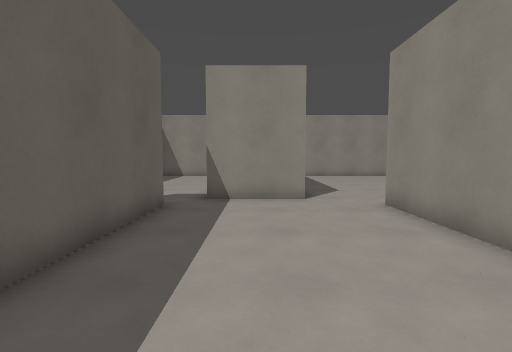
view 1 (above)

24 first-person views from a walk through a level from a Godot 3-D game. The camera is 1.3 m above the floor, tilts 4° down and sees 85° across. The floor is counted in squares, 1 m on a side. Each view is taken from the middle of a square. On the plan, view 1 faces up. The plan holds only what a view shows up to about 13 squares ahead; the rest is blank. Surface patterns are stand-ins for the level's own textures.

view 2
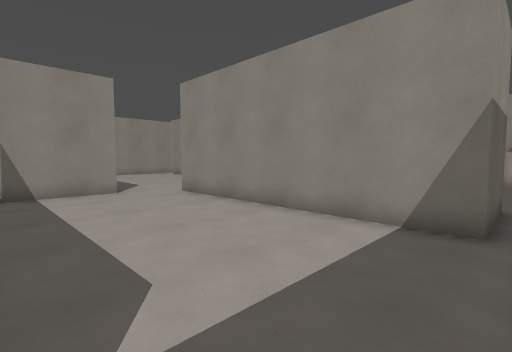

view 3
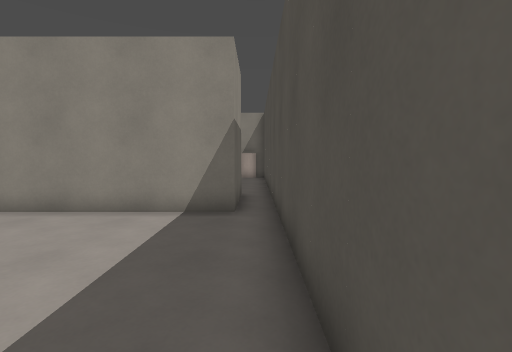

view 4
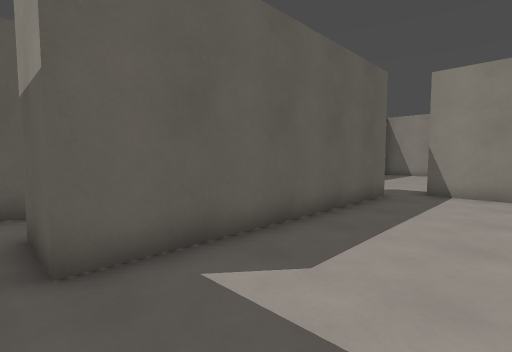

view 5
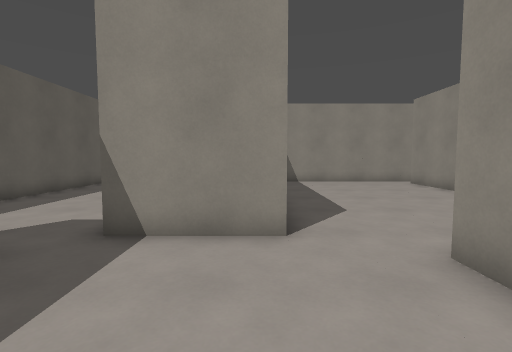

view 6
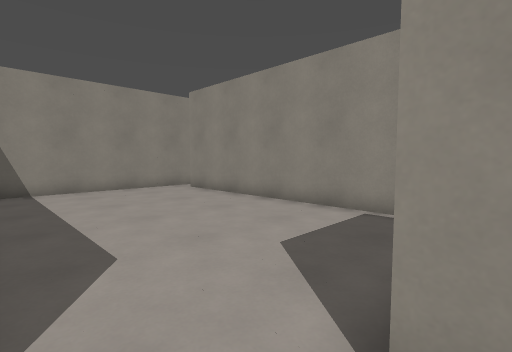

view 7
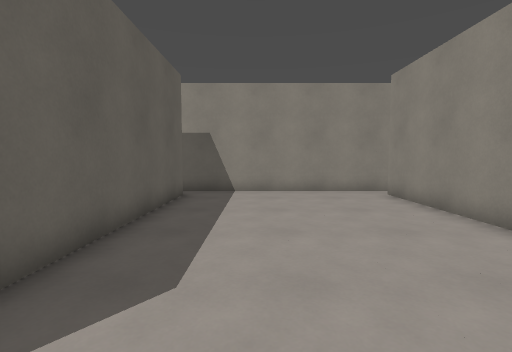

view 8
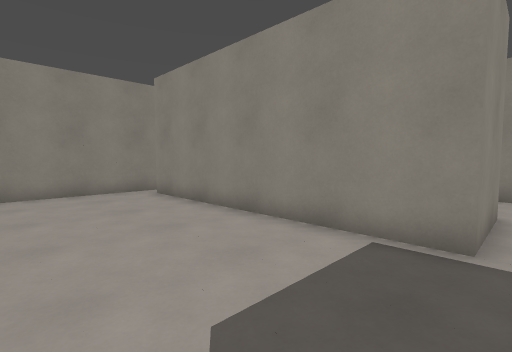

view 9
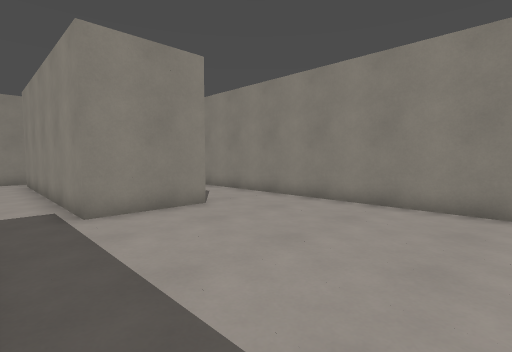

view 10
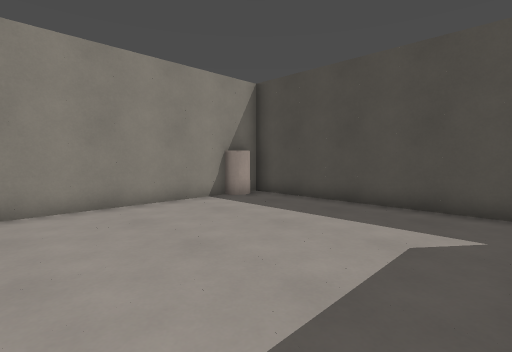

view 11
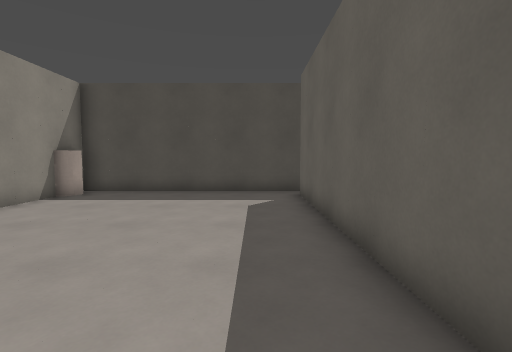

view 12
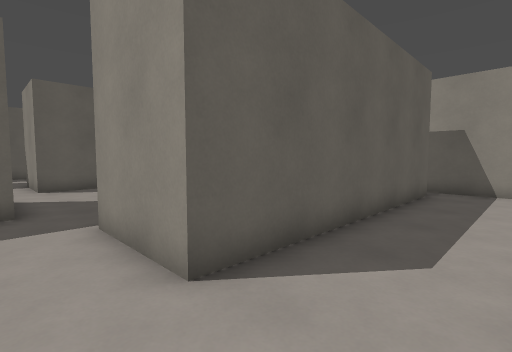

view 13
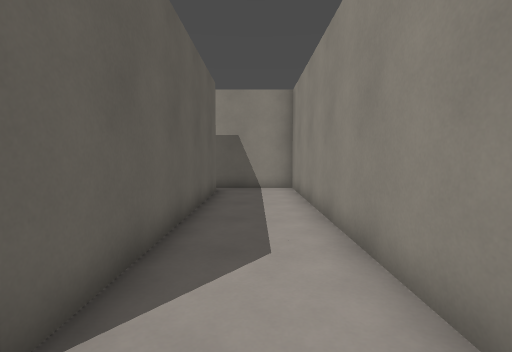

view 14
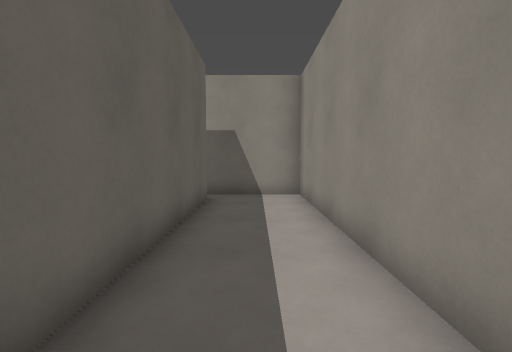

view 15
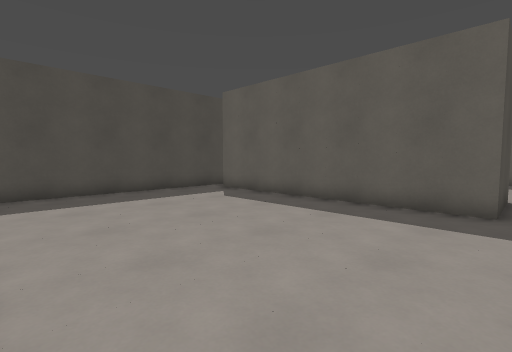

view 16
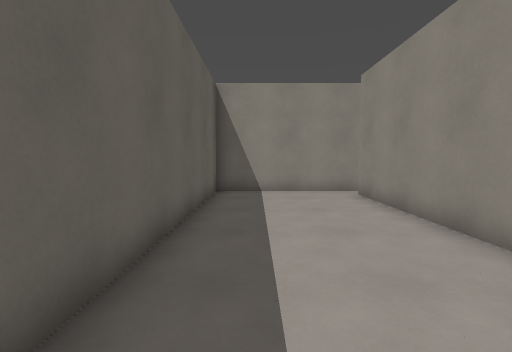

view 17
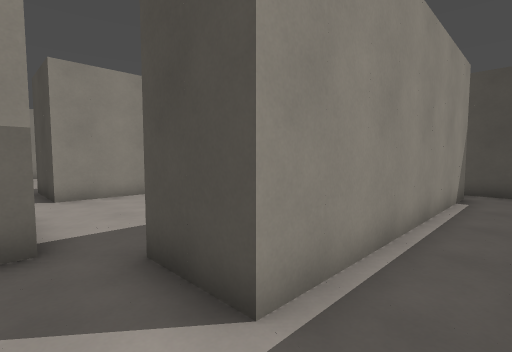

view 18
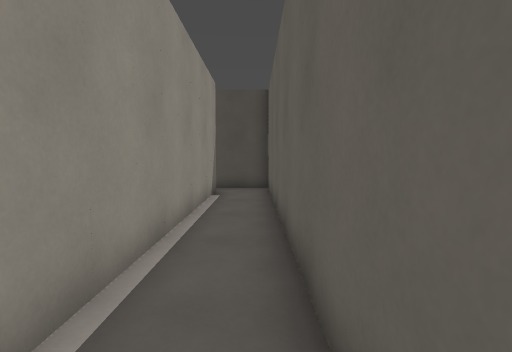

view 19
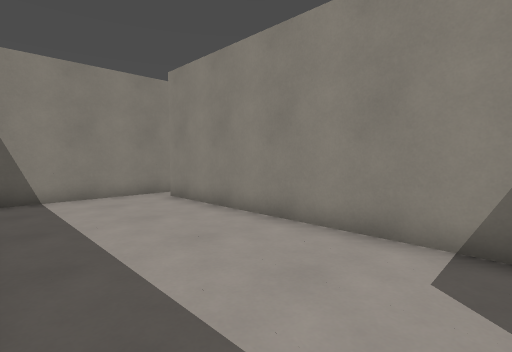

view 20
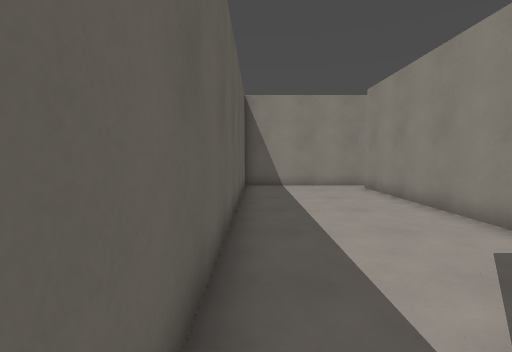

view 21
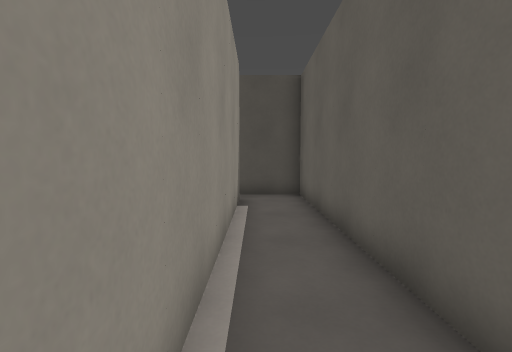

view 22
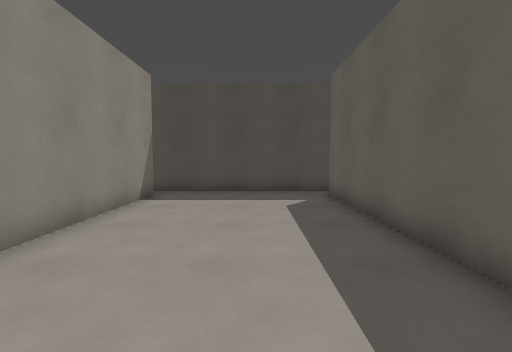

view 23
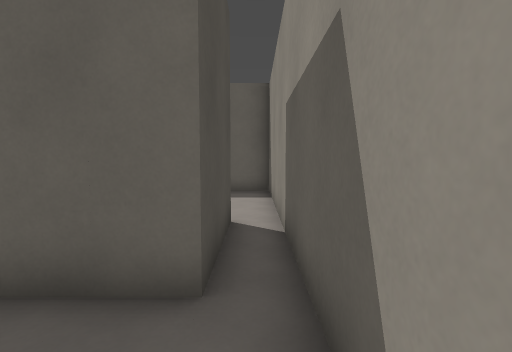

view 24
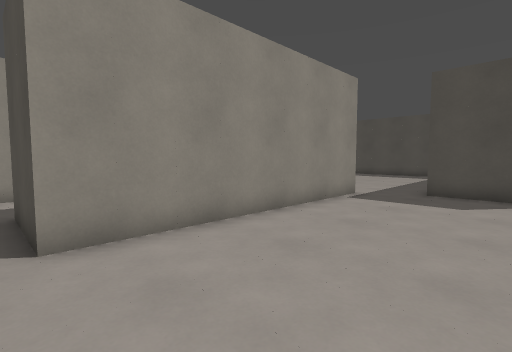

### Floor plan
Points are (right, up) in squares from view 1. A wall is a line through its corners. A room is listed if a view was taken in it or the views show most of it. See-through windows are left out.
Room 1 (views 1, 2, 3, 4, 5, 6, 22)
walls: (-2.5, 7.5) (-2.5, -1.5) (-4.5, -1.5); (0.5, 8.5) (-1.5, 8.5); (3.5, -1.5) (3.5, 7.5); (-4.5, -2.5) (3.5, -2.5)
ways out: opening at (2, 8) to room 2; opening at (4, -2) to room 3; opening at (-3.5, -2) to room 4; opening at (-2, 8) to room 4
Room 2 (views 7, 8, 23, 24)
walls: (3.5, 7.5) (6.5, 7.5); (8.5, 8.5) (8.5, 17.5); (9, 18.5) (-1.5, 18.5); (-1.5, 17.5) (1.5, 17.5) (1.5, 8.5) (0.5, 8.5)
ways out: opening at (2, 8) to room 1; opening at (7.5, 7.5) to room 3; opening at (9, 18) to room 3; opening at (-1, 18) to room 4
Room 3 (views 9, 10, 11, 12, 13, 14, 15)
walls: (6.5, 7.5) (6.5, -1.5) (3.5, -1.5); (14.5, -1.5) (14.5, 18.5) (11.2, 18.5); (3.5, -2.5) (14.5, -2.5); (8.5, 17.5) (11.5, 17.5) (11.5, 8.5) (8.5, 8.5)
ways out: opening at (4, -2) to room 1; opening at (7.5, 7.5) to room 2; opening at (9, 18) to room 2
objects: other object (14, -2) to (15, -1)
Room 4 (views 16, 17, 18, 19, 20, 21)
walls: (-1.5, 8.5) (-1.5, 17.5); (-1.5, 18.5) (-6.5, 18.5) (-6.5, -2.5) (-4.5, -2.5); (-4.5, -1.5) (-4.5, 7.5) (-2.5, 7.5)
ways out: opening at (-3.5, -2) to room 1; opening at (-2, 8) to room 1; opening at (-1, 18) to room 2

Positions as (right, up) in squares from view 1, and headings:
1: (0, 0), facing up
2: (-2, -2), facing up-right
3: (-3, -2), facing right
4: (1, -2), facing up-left
5: (1, 4), facing up
6: (2, 7), facing up-right
7: (4, 8), facing up
8: (4, 8), facing up-right
9: (7, 2), facing up-right
10: (7, 5), facing down-right
11: (8, 8), facing down
12: (14, 7), facing up-left
13: (13, 7), facing up
14: (13, 9), facing up
15: (14, 8), facing down-left
16: (-5, 8), facing up
17: (-6, 9), facing down-right
18: (-6, 9), facing down
19: (-6, 9), facing up-right
20: (-6, 6), facing up
21: (-5, 7), facing down
22: (0, 8), facing down
23: (4, 18), facing left
24: (4, 18), facing down-right
